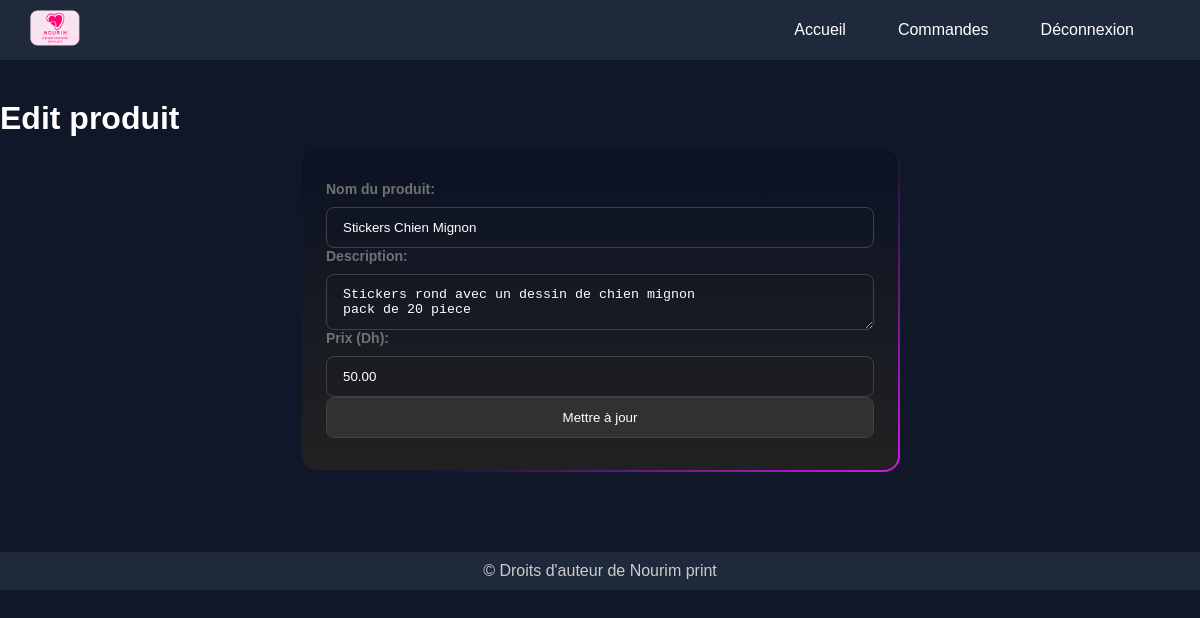
Page /produit_edit.php?id=7 (signed in) on the committed database.
### tables this page shows
CREATE TABLE `produits` (
  `product_id` int(11) NOT NULL,
  `user_id` int(11) NOT NULL,
  `nom_produit` varchar(255) NOT NULL,
  `description` text NOT NULL,
  `prix` decimal(10,2) NOT NULL,
  `photo` varchar(100) NOT NULL,
  `disponibilite` tinyint(1) NOT NULL DEFAULT 1
);

### produit_edit.php (the view, shortened to what this page needs)
<!DOCTYPE html>
<html lang="en">
<head>
    <link rel="stylesheet" href="produit_edit.css">
</head>
<body>
    <?php
    include("connect.php");
    if (isset($_GET['id'])){
    $produit_id = $_GET['id'];
    $stmt = $con->prepare("SELECT * FROM produits WHERE product_id = ?");
    $stmt->execute([$produit_id]);
    $produit = $stmt->fetch(PDO::FETCH_ASSOC);
    };
    ?>
    <nav>
        <a href='index.php'><img src='media/homepage/nourim.png' alt='logo' class='navlogo'></a>
        <div>
            <ul id='navbar-links'>
            <li><a href='index.php' class='none' title='Accueil'>Accueil</a></li>
            <li><a href='commande.php' class='none' title='Commandes'>Commandes</a></li>
            <li><a href='Logout.php' class='none' title='Déconnexion'>Déconnexion</a></li>
       </ul>
        </div>
    </nav>
    <div class="main">
        <h1>Edit produit</h1>
        <?php
        if (isset($produit)) {
        ?>
            <div class='form-container'>
            <form method="POST" action="" class="edit-produit-form form">
                <div class='form-group'>
                <label for="nom_produit">Nom du produit:</label>
                <input type="text" id="nom_produit" name="nom_produit" value="<?php echo $produit['nom_produit']; ?>">
                </div>
                <div class='form-group'>
                <label for="description">Description:</label>
                <textarea  id="description" name="description" ><?php echo $produit['description']; ?></textarea>
                </div>
                <div class='form-group'>
                <label for="prix">Prix (Dh):</label>
                <input type="number" id="prix" name="prix" value="<?php echo $produit['prix']; ?>">
                </div>
                <div class='form-group'>
                <button type="submit" name="update">Mettre à jour</button>
                </div>
            </form>
        <?php
        } else {
            echo "produit not found.";
        }
        ?>
    </div>
    <footer>&copy; Droits d'auteur de Nourim print</footer>
</body>
</html>

### produit_edit.css (style rules this page uses)
* { margin: 0; padding: 0; box-sizing: border-box; }
body { background-color: #101728; color: white; font-family: Arial, sans-serif; overflow-x: hidden; }
nav { background-color: #1e293b; padding: 10px 30px; display: flex; align-items: center; justify-content: space-between; position: fixed; top: 0; width: 100%; z-index: 1000; }
#navbar-links { list-style-type: none; margin: 0; padding: 0; display: flex; justify-content: flex-end; align-items: center; }
#navbar-links li { margin-right: 20px; }
.none { text-decoration: none; color: white; padding: 8px 16px; border-radius: 25px; transition: background-color 0.3s ease; }
.navlogo { width: 50px; }
nav ul { list-style-type: none; margin: 0; padding: 0; display: flex; justify-content: flex-end; }
nav ul li { margin-right: 20px; cursor: pointer; }
.main { margin-top: 100px; }
.form-container { width: 100%; max-width: 600px; background: linear-gradient(#0b1224, #212121) padding-box, linear-gradient(145deg, transparent 35%, #e81cff, #40c9ff) border-box; border: 2px solid transparent; padding: 32px 24px; font-size: 14px; font-family: inherit; color: white; gap: 20px; box-sizing: border-box; border-radius: 16px; background-size: 200% 100%; animation: gradient 5s ease infinite; margin: auto; margin-top: 10px; display: flex; flex-direction: column; justify-content: center; margin-bottom: 80px; }
.form-container .form-group { display: flex; flex-direction: column; gap: 10px; }
.form-container .form-group label { color: #717171; font-weight: 600; }
.form-container .form-group input, .form-container .form-group textarea { padding: 12px 16px; border-radius: 8px; color: #fff; background-color: transparent; border: 1px solid #414141; }
.form-container .form-group input::placeholder, .form-container .form-group textarea::placeholder { opacity: 0.5; }
.form-container .form-group button { padding: 12px 16px; border-radius: 8px; background-color: #313131; border: 1px solid #414141; color: white; cursor: pointer; transition: background-color 0.3s ease; }
footer { background-color: #1e293b; color: #ccc; text-align: center; padding: 10px; width: 100%; bottom: 0; }

### rows in the picture
produits: nom_produit "Stickers Chien Mignon", description "Stickers rond avec un dessin de chien mignon pack de 20 piece", prix "50.00"
